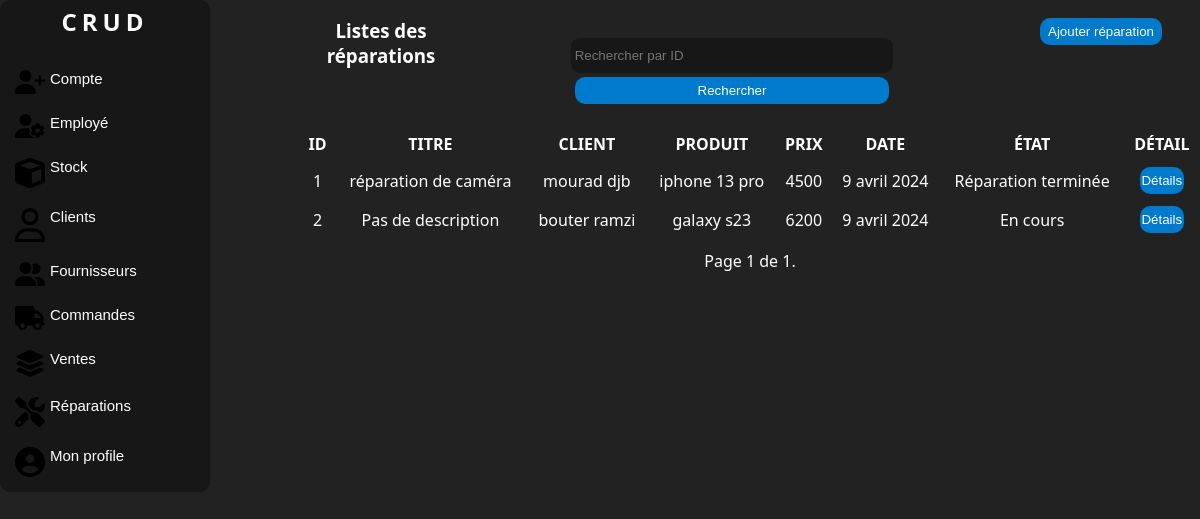
The app's page /reparations/ (signed in), older data.
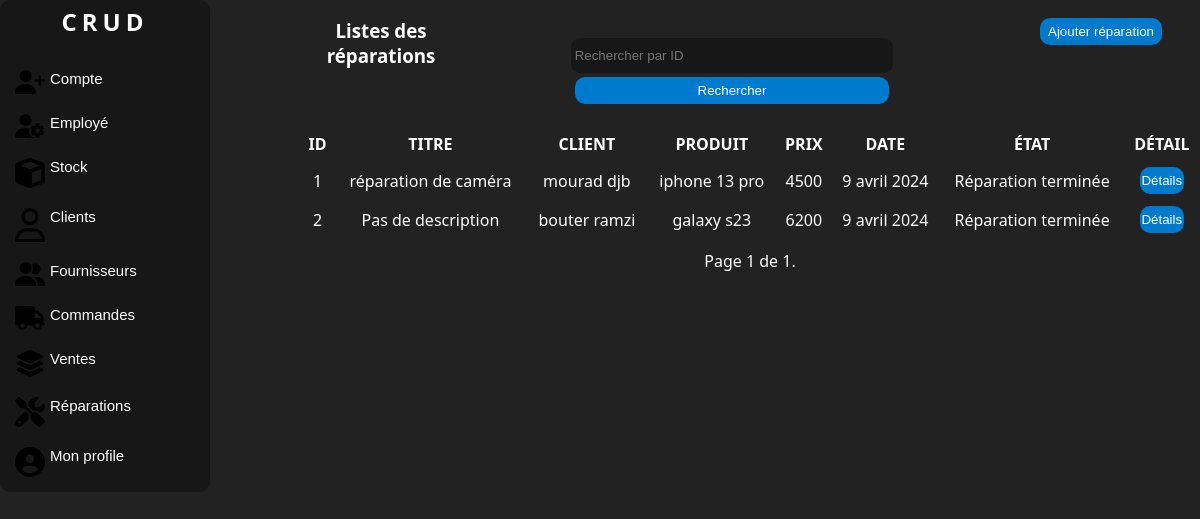
The same page, newer data.
### manager/models.py (models this page shows, shortened)
class Repair(models.Model):
    STATE_CHOICES = [
        ('En cours', 'En cours'),
        ('Terminé', 'Terminé')
    ]
    title = models.CharField(max_length=100, default='Pas de description',db_column='Titre')
    description = models.TextField(db_column='Description')
    state = models.CharField(max_length=20, choices=STATE_CHOICES, default='En cours', db_column='État')
    product = models.ForeignKey(Product, on_delete=models.SET_NULL, null=True, blank=True, db_column='Produit')
    repair_date = models.DateField(auto_now_add=True, db_column='Date de réparation')
    client = models.ForeignKey(Client, on_delete=models.SET_NULL, null=True, blank=True, db_column='Client')
    repair_price = models.PositiveIntegerField(db_column='Prix de réparation',default=0)
    class Meta:
        db_table = 'Réparation'

class Client(models.Model):
    first_name = models.CharField(max_length=100, db_column='Prénom')
    last_name = models.CharField(max_length=100, db_column='Nom')
    phone = PhoneNumberField(unique=True, region='DZ', db_column='Téléphone')
    email = models.EmailField(unique=True, db_column='Email')
    address = models.TextField(db_column='Adresse')
    def __str__(self):
        return f"{self.first_name} {self.last_name}"
    class Meta:
        db_table = 'Client'

class Product(models.Model):
    STATE_CHOICES = [
        ('En vente', 'En vente'),
        ('En réparation', 'En réparation'),
    ]
    name = models.CharField(max_length=100, db_column='Nom', unique=True)
    category = models.ForeignKey(Category, on_delete=models.SET_DEFAULT, default=1, db_column='Catégorie')
    description = models.TextField(db_column='Description', default='Pas de description')
    state = models.CharField(max_length=20, choices=STATE_CHOICES, default='En vente', db_column='État')
    quantity = models.PositiveIntegerField(default=0, blank=True, null=True, db_column='Quantité')
    initial_buying_price = models.PositiveIntegerField(blank=True, null=True,
                                               db_column='Prix d\'achat initiale')
    initial_selling_price = models.PositiveIntegerField(blank=True, null=True,
                                                db_column='Prix de vente initiale')
    supplier = models.ForeignKey(Supplier, on_delete=models.SET_NULL, null=True, blank=True, db_column='Fournisseur')
    def __str__(self):
        return self.name
    class Meta:
        db_table = 'Produit'
        verbose_name = _('Produit')

### manager/views.py (the view)
# urls.py: path('reparations/', views.RepairListView.as_view(), name='repair-list'),
class RepairListView(LoginRequiredMixin, ListView):
    model = Repair
    template_name = 'listereparation.html'
    context_object_name = 'repairs'
    paginate_by = 10
    form_class = FilterForm
    def get_queryset(self):
        queryset = super().get_queryset()
        query = self.request.GET.get('query')
        if query:
            queryset = queryset.filter(id=query)
        return queryset
    def get_context_data(self, **kwargs):
        context = super().get_context_data(**kwargs)
        context['form'] = FilterForm(self.request.GET)
        return context

### manager/forms.py
class FilterForm(forms.Form):
    query = forms.IntegerField(label='', required=False,
                               widget=forms.TextInput(attrs={'placeholder': 'Rechercher par ID'}))

### manager/templatetags/auth_extras.py (called while the page is built)
@register.filter(name='has_group')
def has_group(user, group_name):
    group = Group.objects.get(name=group_name)
    return True if group in user.groups.all() else False

### manager/templates/listereparation.html (shortened to what this page needs)
{% load static %}
{% load auth_extras %}
<!DOCTYPE html>
<html lang="en">
<head>
    <link rel="stylesheet" href="{% static 'css/style.css' %}">
    <link rel="stylesheet" href="{% static 'css/accueil.css' %}">
</head>
<body>
<div class="corp">
    <div class="nav">
        <div class="logo">
            <a href="{% url 'home' %}" class="link"><h2>CRUD</h2></a>
        </div>
        <br>
        {% if request.user|has_group:"Admin" %}
        <button class="value">
            <a class="link" href="{% url 'account-list' %}"> Compte </a>
        </button>
        <button class="value">
            <a class="link" href="{% url 'employee-list' %}">Employé </a>
        </button>
        {% endif %}
        <button class="value">
            <a class="link" href="{% url 'products-list' %}"> Stock </a>
        </button>
        <button class="value">
            <a class="link" href="{% url 'client-list' %}"> Clients </a>
        </button>
        <button class="value">
            <a class="link" href="{% url 'supplier-list' %}"> Fournisseurs </a>
        </button>
        <button class="value">
            <a class="link" href="{% url 'purchase-order-list' %}">Commandes </a>
        </button>
        <button class="value">
            <a class="link" href="{% url 'sale-list' %}">Ventes </a>
        </button>
        <button class="value">
            <a class="link" href="{% url 'repair-list' %}"> Réparations </a>
        </button>
        <button class="value">
            <a class="link" href="{% url 'dashboard' %}"> Mon profile </a>
        </button>
    </div>
    <div class="liste">
        <div class="c1">
            <div class="colone1"><h3>Listes des réparations</h3></div>
            <div class="colone1">
                <form method="GET" action="">
                    {{ form }}
                    <button class="button" type="submit">Rechercher</button>
                </form>
            </div>
            <div class="colone1">
                <button class="button"><a href="{% url 'add-repair' %}" class="link">Ajouter réparation</a></button>
            </div>
        </div>
        <div class="c2">
            {% if repairs %}
            <table>
                <tr>
                    <th>Id</th>
                    <th>Titre</th>
                    <th>Client</th>
                    <th>Produit</th>
                    <th>Prix</th>
                    <th>Date</th>
                    <th>État</th>
                    <th>Détail</th>
                </tr>
                {% for repair in repairs %}
                <tr>
                    <td>{{ repair.id }}</td>
                    <td>{{ repair.title }}</td>
                    <td>{{ repair.client }}</td>
                    <td>{{ repair.product }}</td>
                    <td>{{ repair.repair_price }}</td>
                    <td>{{ repair.repair_date }}</td>
                    <td>{{ repair.state }}</td>
                    <td>
                        <button class="button" id="detai" onclick="location.href='{% url 'repair-detail' repair.id %}';">Détails</button>
                    </td>
                </tr>
                {% endfor %}
            </table>
            {% else %}
            <p>Aucune réparation disponible</p>
            {% endif %}
            <div class="pagination">
                <span class="step-links">
                    <span class="current">
                        Page {{ page_obj.number }} de {{ page_obj.paginator.num_pages }}.
                    </span>
                </span>
            </div>
        </div>
    </div>
</div>
</body>
</html>

Row changes from the older to the newer data that the page shows:
changed Repair "Pas de description": state "En cours" → "Réparation terminée"
